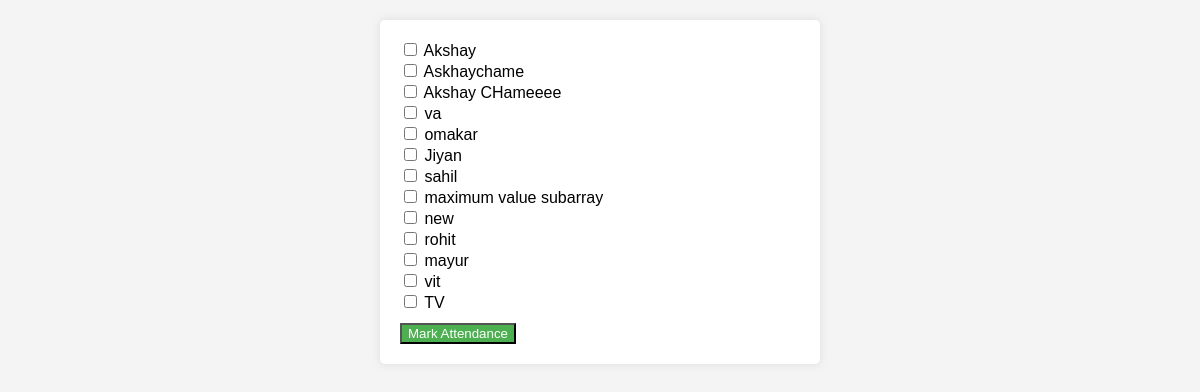
The app's page /AttendenceSystemPHPMysql/atten/mark_attendance.php with its own data.
### tables this page shows
CREATE TABLE `students` (
  `id` int(11) NOT NULL,
  `name` varchar(255) NOT NULL,
  `roll_number` varchar(20) NOT NULL
);

### AttendenceSystemPHPMysql/atten/mark_attendance.php (the view, shortened to what this page needs)
<html>
<head>
</head>
<body>
    <?php
    include 'db_config.php';
    $selectedDate = '';
    $result = $conn->query("SELECT id, name FROM students WHERE id NOT IN (
                            SELECT student_id FROM attendance WHERE attendance_date = '$selectedDate' AND is_present = 1)");
    ?>
    <form action="" method="post">
        <?php
        if ($result->num_rows > 0) {
            while ($row = $result->fetch_assoc()) {
                echo "<input type='checkbox' name='attendance[]' value='{$row['id']}'> {$row['name']}<br>";
            }
        } else {
            echo "<p>All students have been marked present for today's date.</p>";
        }
        ?>
        <input type="submit" value="Mark Attendance">
    </form>
</body>
</html>

### AttendenceSystemPHPMysql/atten/mark_attendance.php (style rules this page uses)
body { font-family: Arial, sans-serif; background-color: #f4f4f4; margin: 20px; }
form { max-width: 400px; margin: 0 auto; background: #fff; padding: 20px; border-radius: 5px; box-shadow: 0 0 10px rgba(0, 0, 0, 0.1); }
input[type="checkbox"] { margin-bottom: 5px; }
input[type="submit"] { background: #4caf50; color: #fff; cursor: pointer; margin-top: 10px; }

### records on screen
students: name "Akshay"
students: name "Askhaychame"
students: name "Akshay CHameeee"
students: name "va"
students: name "omakar"
students: name "Jiyan"
students: name "sahil"
students: name "maximum value subarray"
students: name "new"
students: name "rohit"
students: name "mayur"
students: name "vit"
students: name "TV"
